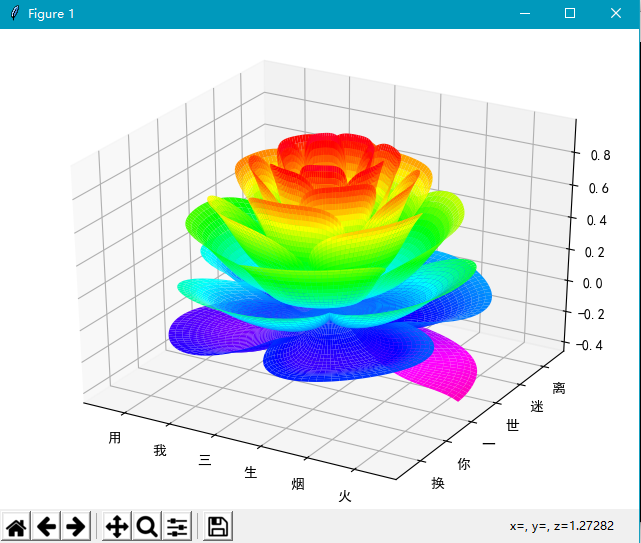

The Python source for this figure:
# -*- coding: utf-8 -*-
"""
Created on Thu Apr 19 09:45:42 2018

@author: lil-apu
"""
import matplotlib.pyplot as plt
import numpy as np
from mpl_toolkits.mplot3d import Axes3D
from matplotlib import cm

print('please wait a moment...')

plt.rcParams['font.sans-serif']=['SimHei'] # 正常显示中文
plt.rcParams['axes.unicode_minus']=False   # 正常显示负号

fig = plt.figure()
ax = Axes3D(fig)
plt.xticks(np.linspace(-0.8,0.8,6),['用','我','三','生','烟','火'])
plt.yticks(np.linspace(-0.8,0.8,6),['换','你','一','世','迷','离'])

X,Y = np.array(range(25))/24.0, np.arange(0, 575.5, 0.5)/575*17*np.pi-2*np.pi
[X, Y] = np.meshgrid(X,Y)
a = (np.pi/2)*np.exp(-Y/(8*np.pi))
b = 1-(1-np.mod(3.6*Y, 2*np.pi)/np.pi)**4/2
c = 2*(X**2-X)**2*np.sin(a)
d = b*(X*np.sin(a)+c*np.cos(a))

x,y,z = d*np.cos(Y), d*np.sin(Y), b*(X*np.cos(a)-c*np.sin(a))

surf = ax.plot_surface(x,y,z,rstride=1,cstride=1, 
                       cmap=cm.gist_rainbow_r,linewidth=0, antialiased=True)

plt.show()
